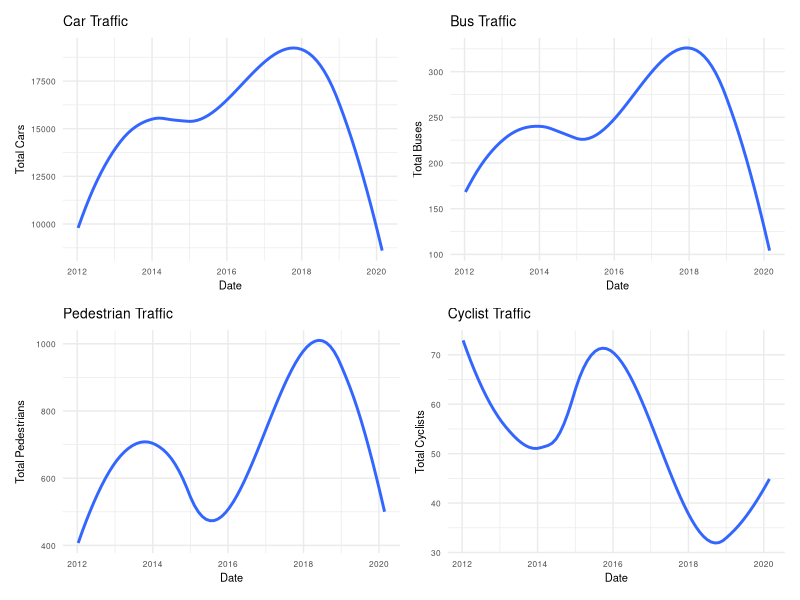
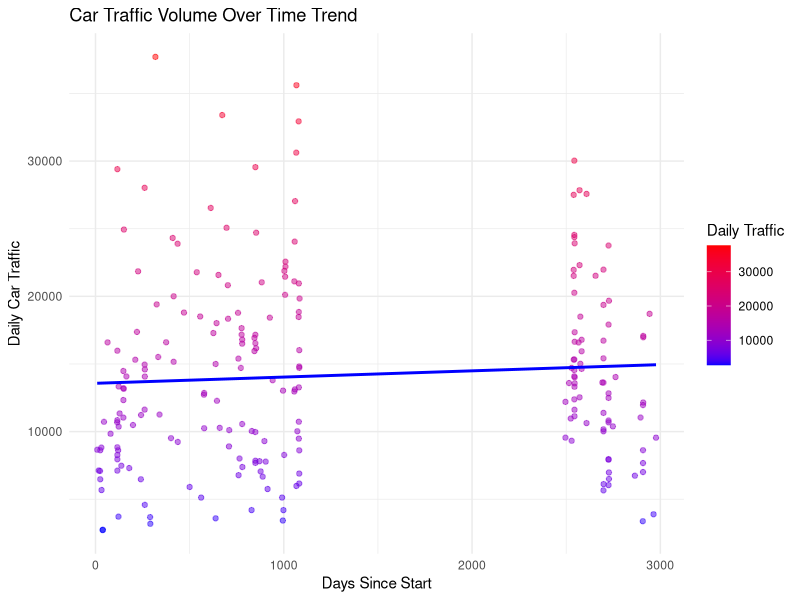
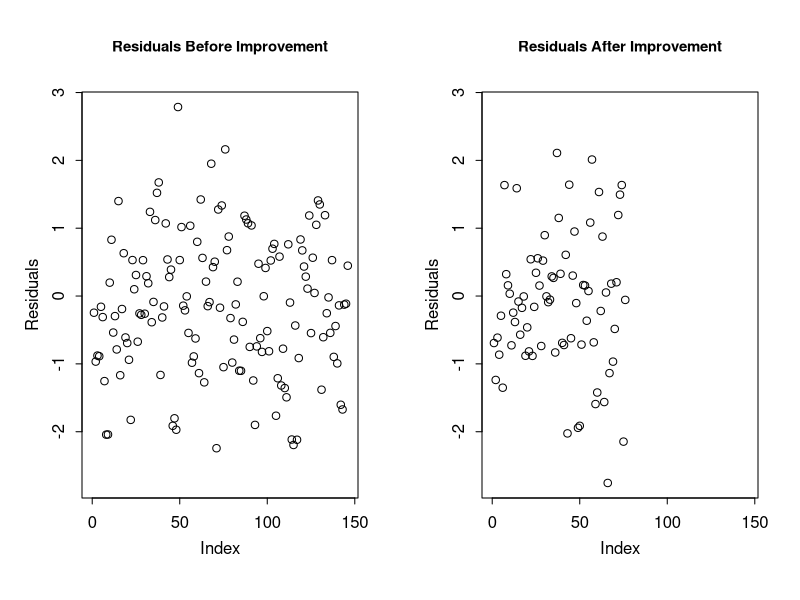

The R source for these figures, in order:
## ---- chunk 1
#| include: false
#| warning: false
#| message: false

library(dplyr)
library(ggplot2)
library(tidyr)
library(readr)
library(here)
library(knitr)
library(kableExtra)
library(stringr)
library(broom)
library(MASS) 
library(car)
library(patchwork)
## ---- chunk 2

#Import cleaned data 
analysis_data <- read_csv(here("data", "analysis_data", "cleaned-data.csv"))

## ---- chunk 3
#| label: tbl-trafficstats
#| tbl-cap: Summary statistics of Daily Traffic Volume by mode of transportation. This table displays the mean and median counts of cars, buses, pedestrians, and bicycles

# Generate summary statistics for traffic data
summary_stats <- summarise(analysis_data,
  Mean_Cars = mean(daily_cars, na.rm = TRUE),
  Median_Cars = median(daily_cars, na.rm = TRUE),
  Mean_Buses = mean(daily_bus, na.rm = TRUE),
  Median_Buses = median(daily_bus, na.rm = TRUE),
  Mean_Pedestrians = mean(daily_peds, na.rm = TRUE),
  Median_Pedestrians = median(daily_peds, na.rm = TRUE),
  Mean_Bicycles = mean(daily_bike, na.rm = TRUE),
  Median_Bicycles = median(daily_bike, na.rm = TRUE)
)

# Create a data frame for the kable function
summary_stats_df <- data.frame(
  Transport_Mode = c("Daily Car Traffic", "Daily Bus Traffic", "Daily Pedestrian Traffic", "Daily Bicycle Traffic"),
  Mean = c(summary_stats$Mean_Cars, summary_stats$Mean_Buses, summary_stats$Mean_Pedestrians, summary_stats$Mean_Bicycles),
  Median = c(summary_stats$Median_Cars, summary_stats$Median_Buses, summary_stats$Median_Pedestrians, summary_stats$Median_Bicycles)
)

# Display summary statistics
kable(summary_stats_df, format = "html", 
      col.names = c("Transport Mode", "Mean", "Median"),
      caption = "Summary statistics table for daily traffic volume",
      table.attr = 'style="width:100%;"') 
## ---- chunk 4
#| label: fig-trafficplots
#| fig-cap: Traffic Trends by Mode along the 508 Lakeshore Route from December 2011 to December 2014 and November 2018 to February 2020.
#| echo: FALSE
#| warning: FALSE
#| message: FALSE

# Base theme for all plots 
base_theme <- theme_minimal() +
  theme(plot.title = element_text(size = 10), 
        axis.title = element_text(size = 8), 
        axis.text = element_text(size = 6))

# Car Traffic Plot
line_graph_car <- analysis_data %>%
  ggplot(aes(x = count_date, y = daily_cars)) +
  geom_smooth(se = FALSE) +  
  labs(title = "Car Traffic",
       x = "Date",
       y = "Total Cars") +
  base_theme

# Bus Traffic Plot
line_graph_buses <- analysis_data %>%
  ggplot(aes(x = count_date, y = daily_bus)) +
  geom_smooth(se = FALSE) +
  labs(title = "Bus Traffic",
       x = "Date",
       y = "Total Buses") +
  base_theme

# Pedestrian Traffic Plot
line_graph_pedestrians <- analysis_data %>%
  ggplot(aes(x = count_date, y = daily_peds)) +
  geom_smooth(se = FALSE) +
  labs(title = "Pedestrian Traffic",
       x = "Date",
       y = "Total Pedestrians") +
  base_theme

# Cyclist Traffic Plot
line_graph_cyclists <- analysis_data %>%
  ggplot(aes(x = count_date, y = daily_bike)) +
  geom_smooth(se = FALSE) +
  labs(title = "Cyclist Traffic",
       x = "Date",
       y = "Total Cyclists") +
  base_theme

# Combine plots 
combined_plots <- (line_graph_car | line_graph_buses) / 
                  (line_graph_pedestrians | line_graph_cyclists) & 
                  plot_layout(guides = 'collect') 

combined_plots

## ---- chunk 5
#| label: fig-cartimegraph
#| fig-cap: Daily Car Traffic Over Time. This graph displays the general trend in number of cars from the beginning of data collection period.
#| echo: FALSE
#| warning: FALSE
#| message: FALSE

# Visualizing car traffic with respect to the time trend
time_trend_graph_car <- analysis_data %>%
  ggplot(aes(x = time_trend, y = daily_cars)) +
  geom_point(aes(color = daily_cars), alpha = 0.5) + 
  geom_smooth(method = "lm", se = FALSE, color = "blue") +  
  scale_color_gradient(low = "blue", high = "red") +
  labs(title = "Car Traffic Volume Over Time Trend",
       x = "Days Since Start",
       y = "Daily Car Traffic",
       color = "Daily Traffic") +
  theme_minimal()

# Display car traffic plot with time trend
time_trend_graph_car

## ---- chunk 6
#| label: fig-residualsmodel
#| fig-cap: Residuals of the negative binomial regression model before and after the transit improvement. This plot helps to visualize if there are any patterns or systematic deviations unexplained by the model.
#| echo: FALSE
#| warning: FALSE
#| message: FALSE

# Scaling predictor variables for analysis
analysis_data <- analysis_data %>%
  mutate(
    daily_bus = scale(daily_bus),
    daily_peds = scale(daily_peds),
    daily_bike = scale(daily_bike)
  )


# Splitting the dataset into before and after a specific date for comparison
start_before <- as.Date("2011-12-31")
end_before <- as.Date("2014-12-31")
start_after <- as.Date("2018-11-01")
end_after <- as.Date("2020-02-29")

before_improvement <- subset(analysis_data, count_date >= start_before & count_date <= end_before)
after_improvement <- subset(analysis_data, count_date >= start_after & count_date <= end_after)

### Model data ####

# Building negative binomial regression models for before and after improvement
model_before <- glm.nb(daily_cars ~ daily_bus + daily_peds + daily_bike + time_trend, data = before_improvement)

model_after <- glm.nb(daily_cars ~ daily_bus + daily_peds + daily_bike + time_trend, data = after_improvement)

# Visualizing residuals to identify patterns
#par(mfrow = c(1, 2))
#plot(residuals(model_before), type = "p", main = "Residuals of Model Before Improvement")
#plot(residuals(model_after), type = "p", main = "Residuals of Model After Improvement")


# Adjust overall plot margins (bottom, left, top, right) and spacing for multi-figure plots
par(mfrow = c(1, 2), mar = c(5, 4, 4.5, 2) + 0.1, mgp = c(2, 0.7, 0), tcl = -0.3, cex.main = 0.9)


# Visualizing residuals for the 'before improvement' model
plot(residuals(model_before), 
     type = "p", 
     main = "Residuals Before Improvement", 
     xlab = "Index", 
     ylab = "Residuals", 
     xlim = c(0, max(length(residuals(model_before)), length(residuals(model_after)))),
     ylim = range(c(residuals(model_before), residuals(model_after))))

# Visualizing residuals for the 'after improvement' model
plot(residuals(model_after), 
     type = "p", 
     main = "Residuals After Improvement", 
     xlab = "Index", 
     ylab = "Residuals", 
     xlim = c(0, max(length(residuals(model_before)), length(residuals(model_after)))),
     ylim = range(c(residuals(model_before), residuals(model_after))))

## ---- chunk 7
#| echo: FALSE
#| warning: FALSE
#| message: FALSE

# Read and prepare data
analysis_data$count_date <- as.Date(analysis_data$count_date)

# Scaling predictor variables for analysis
analysis_data <- analysis_data %>%
  mutate(
    daily_bus = scale(daily_bus, center = TRUE, scale = TRUE),
    daily_peds = scale(daily_peds, center = TRUE, scale = TRUE),
    daily_bike = scale(daily_bike, center = TRUE, scale = TRUE)
  )

# Splitting the dataset into before and after a specific date for comparison
start_before <- as.Date("2011-12-31")
end_before <- as.Date("2014-12-31")
start_after <- as.Date("2018-11-01")
end_after <- as.Date("2020-02-29")

before_improvement <- subset(analysis_data, count_date >= start_before & count_date <= end_before)
after_improvement <- subset(analysis_data, count_date >= start_after & count_date <= end_after)

analysis_data <- analysis_data %>%
  mutate(time_trend = as.numeric(count_date - min(count_date, na.rm = TRUE)))
## ---- chunk 8
#| label: tbl-modelbeforesummaries
#| tbl-cap: "Model Summary of Traffic Patterns Before Improvement on the 508 Lakeshore Route"
#| echo: FALSE
#| warning: FALSE
#| message: FALSE

# Building negative binomial regression models for before and after improvement
model_before <- glm.nb(daily_cars ~ daily_bus + daily_peds + daily_bike + time_trend, data = before_improvement)

# Tidying the model summaries 
tidy_model_before <- broom::tidy(model_before)

# Model before improvement table
kable(tidy_model_before, format = "latex", booktabs = TRUE) %>%
  kable_styling(bootstrap_options = c("striped", "hover"), full_width = FALSE) %>%
  column_spec(1, bold = TRUE, width = "3cm") %>%
  column_spec(2, color = "blue", width = "3cm") %>%
  column_spec(3, width = "3cm") %>%
  column_spec(4, width = "3cm") %>%
  column_spec(5, width = "3cm")

## ---- chunk 9
#| label: tbl-modelaftersummaries
#| tbl-cap: "Model Summary of Traffic Patterns After Improvement on the 508 Lakeshore Route"
#| echo: FALSE
#| warning: FALSE
#| message: FALSE

# Building negative binomial regression models for before and after improvement
model_after <- glm.nb(daily_cars ~ daily_bus + daily_peds + daily_bike + time_trend, data = after_improvement)

# Tidying the model summaries 
tidy_model_after <- broom::tidy(model_after)

# Model after improvement table
kable(tidy_model_after, format = "latex", booktabs = TRUE) %>%
  kable_styling(bootstrap_options = c("striped", "hover"), full_width = FALSE) %>%
  column_spec(1, bold = TRUE, width = "3cm") %>%
  column_spec(2, color = "blue", width = "3cm") %>%
  column_spec(3, width = "3cm") %>%
  column_spec(4, width = "3cm") %>%
  column_spec(5, width = "3cm")
